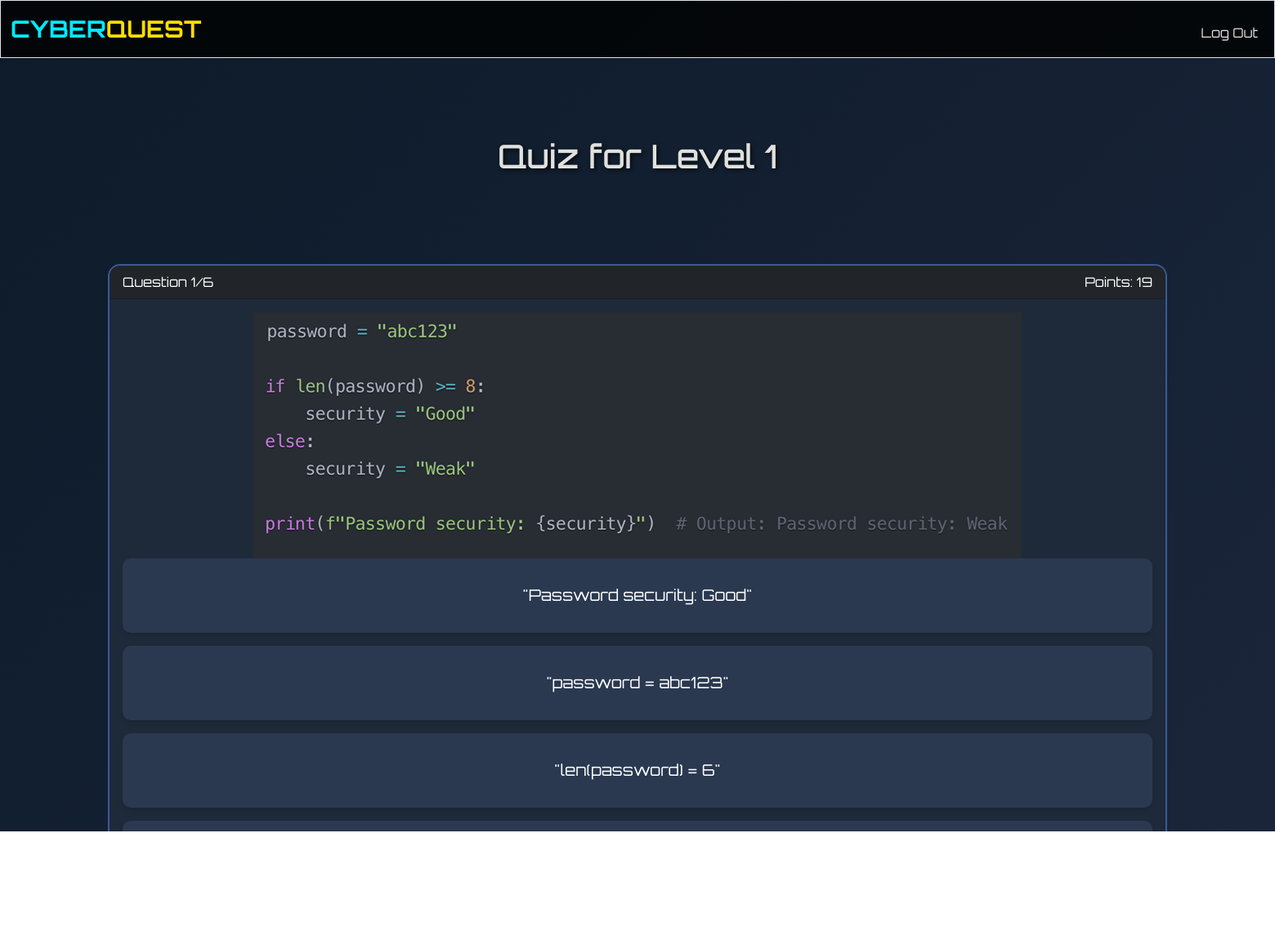
Page /game/1 (signed in) on the committed database.
### tables this page shows
CREATE TABLE "quiz_questions" (
	"id"	INTEGER,
	"curriculum"	INTEGER NOT NULL,
	"level"	INTEGER NOT NULL,
	"question"	VARCHAR(1000) NOT NULL,
	"option1"	VARCHAR(1000) NOT NULL,
	"option2"	VARCHAR(1000) NOT NULL,
	"option3"	VARCHAR(1000),
	"option4"	VARCHAR(1000),
	"correct_option"	INTEGER NOT NULL,
	UNIQUE("curriculum","level","question"),
	PRIMARY KEY("id" AUTOINCREMENT)
);

### app.py (the view)
@app.route("/game/<int:level>", methods=["GET", "POST"])
@login_required
def game(level):
    user_id = session["user_id"]
    rows = db.execute("SELECT Curriculum FROM users WHERE User_ID = ?", user_id)
    if len(rows) != 1:
        return apology("User not found", 403)
    curriculum_val = rows[0]["Curriculum"]
    questions = db.execute("SELECT * FROM quiz_questions WHERE curriculum = ? AND level = ?",
                        curriculum_val, level)
    if len(questions) == 0:
        return apology("No questions found for this level", 404)
    if request.method == "POST":
        score = 0
        total = len(questions)
        wrong = []
        final_score = request.form.get("final_score")
        if final_score and final_score.isdigit():
            score = int(final_score)
        else:
            for q in questions:
                ans = request.form.get("question_" + str(q["id"]))
                if ans is not None and int(ans) == q["correct_option"]:
                    score += (1 / total) * 100
                else:
                    wrong.append(q["id"])
        progress = db.execute("SELECT * FROM quiz_progress WHERE user_id = ? AND curriculum = ? AND level = ?",
                            user_id, curriculum_val, level)
        passed = score >= 70
        if len(progress) == 0:
            db.execute("INSERT INTO quiz_progress (user_id, curriculum, level, game_passed, score) VALUES (?, ?, ?, ?, ?)",
                    user_id, curriculum_val, level, 1 if passed else 0, score)
        else:
            db.execute("UPDATE quiz_progress SET game_passed = ?, score = ? WHERE user_id = ? AND curriculum = ? AND level = ?",
                    1 if passed else 0, score, user_id, curriculum_val, level)
        return render_template("game_result.html", level=level, score=score, total=total, wrong=wrong, passed=passed)
    elif request.method == "GET":
        return render_template("game.html", level=level, quiz_questions=questions, curr = curriculum_val)
    return apology("Invalid request method", 400)

### helpers.py (called while the page is built)
def login_required(f):
    @wraps(f)
    def decorated_function(*args, **kwargs):
        if session.get("user_id") is None:
            return redirect("/login")
        return f(*args, **kwargs)
    return decorated_function

### templates/game.html (shortened to what this page needs)
{% extends "layout.html" %}
{% block main %}
<div class="container my-5">
    <h1 class="mb-4">Quiz for Level {{ level }}</h1>
    <div id="question-container" class="card mb-4">
        <div class="card-header bg-dark text-white">
            <div class="d-flex justify-content-between">
                <span>Question <span id="current-question">1</span>/<span id="total-questions" data-total="{{ quiz_questions|length }}">{{ quiz_questions|length }}</span></span>
                <span>Points: <span id="question-points">20</span></span>
            </div>
        </div>
        <div class="card-body">
            <div id="questions-wrapper">
                {% for q in quiz_questions %}
                <div class="question-slide {% if not loop.first %}d-none{% endif %}" id="question-{{ q.id }}" data-id="{{ q.id }}" data-correct="{{ q.correct_option }}">
                    {% if q.question.startswith('http') or q.question.startswith('/static') %}
                        <img src="{{ q.question }}" alt="Question" class="img-fluid">
                    {% else %}
                        <h3 class="question-text mb-4">{{ q.question }}</h3>
                    {% endif %}
                    <div class="options-container">
                        <div class="option-card mb-3" data-option="1">
                            <div class="option-content p-3">
                                {% if q.option1.startswith('http') or q.option1.startswith('/static') %}
                                    <img src="{{ q.option1 }}" alt="Option 1" class="img-fluid">
                                {% else %}
                                    {{ q.option1 }}
                                {% endif %}
                            </div>
                        </div>
                        <div class="option-card mb-3" data-option="2">
                            <div class="option-content p-3">
                                {% if q.option2.startswith('http') or q.option2.startswith('/static') %}
                                    <img src="{{ q.option2 }}" alt="Option 2" class="img-fluid">
                                {% else %}
                                    {{ q.option2 }}
                                {% endif %}
                            </div>
                        </div>
                        {% if q.option3 %}
                        <div class="option-card mb-3" data-option="3">
                            <div class="option-content p-3">
                                {% if q.option3.startswith('http') or q.option3.startswith('/static') %}
                                    <img src="{{ q.option3 }}" alt="Option 3" class="img-fluid">
                                {% else %}
                                    {{ q.option3 }}
                                {% endif %}
                            </div>
                        </div>
                        {% endif %}
                        {% if q.option4 %}
                        <div class="option-card mb-3" data-option="4">
                            <div class="option-content p-3">
                            </div>
                        </div>
                        {% endif %}
                    </div>
                </div>
                {% endfor %}
            </div>
        </div>
    </div>
</div>
{% endblock %}

### templates/layout.html (shortened to what this page needs)
<!DOCTYPE html>
<html lang="en">
<head>
    <link href="https://cdn.jsdelivr.net/npm/bootstrap@5.2.3/dist/css/bootstrap.min.css" rel="stylesheet"
>
    <link href="/static/styles.css" rel="stylesheet">
</head>
<body>
    <nav class="bg-light border navbar navbar-expand-md navbar-light">
        <div class="container-fluid">
            <a class="navbar-brand" href="/"><span class="blue">CYBER</span><span class="yellow">QUEST</span></a>
            <div class="collapse navbar-collapse" id="navbar">
                {% if session["user_id"] %}
                    <ul class="navbar-nav ms-auto mt-2">
                        <li class="nav-item"><a class="nav-link" href="/logout">Log Out</a></li>
                    </ul>
                {% else %}
                    <ul class="navbar-nav ms-auto mt-2">
                        <li class="nav-item"><a class="nav-link" href="/register">Register</a></li>
                        <li class="nav-item"><a class="nav-link" href="/login">Log In</a></li>
                    </ul>
                {% endif %}
            </div>
        </div>
    </nav>
    <main class="container-fluid py-5 text-center">
        {% block main %}{% endblock %}
    </main>
</body>
</html>

### static/styles.css (style rules this page uses)
.navbar { background-color: rgba(0, 0, 0, 0.8) !important; border-bottom: 2px solid #1976d2; }
.navbar-brand { font-size: 1.8rem; font-weight: bold; }
nav .navbar-brand .blue { color: #00eaff; }
nav .navbar-brand .yellow { color: #ffde00; }
.nav-link { color: #e0e1dd !important; transition: color 0.3s; }
.nav-item { position: relative; }
body { background: linear-gradient(135deg, #0d1b2a, #1b263b); color: #e0e1dd; font-family: 'Orbitron', sans-serif; }
h1, h2, h3, h4, h5, h6 { text-shadow: 2px 2px 5px rgba(0, 0, 0, 0.7); }
.question-slide { transition: all 0.3s ease; }
.option-card { background-color: #2a3950; border-radius: 10px; box-shadow: 0 4px 6px rgba(0, 0, 0, 0.1); cursor: pointer; transition: all 0.3s ease; color: #e0e1dd; }
.option-content { font-size: 1.2rem; }
#question-container { background-color: #1e2a3a; border: 2px solid #3b5998; border-radius: 15px; overflow: hidden; }

### templates/game.html (style rules this page uses)
.option-card { background-color: #2a3950; border-radius: 10px; box-shadow: 0 4px 6px rgba(0, 0, 0, 0.1); cursor: pointer; transition: all 0.3s ease; color: white; padding: 15px; margin-bottom: 15px; }
#question-container { border-radius: 15px; overflow: hidden; }

### rows in the picture
quiz_questions: question (picture), option1 "\"Password security: Good\"", option2 "\"password = abc123\"", option3 "\"len(password) = 6\""

### other values in the picture
{{ level }} "1"
{{ quiz_questions|length }} "6"
